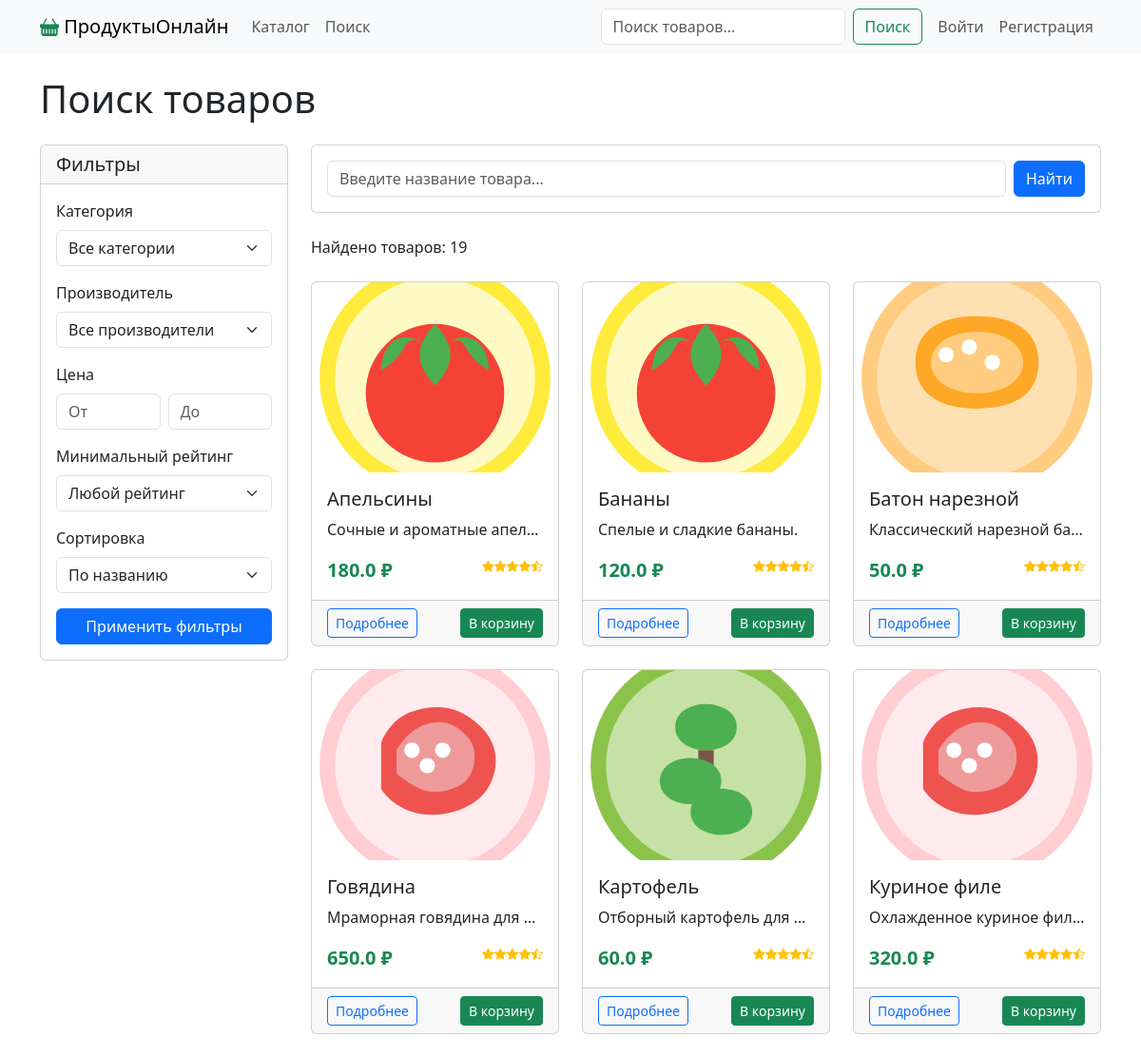
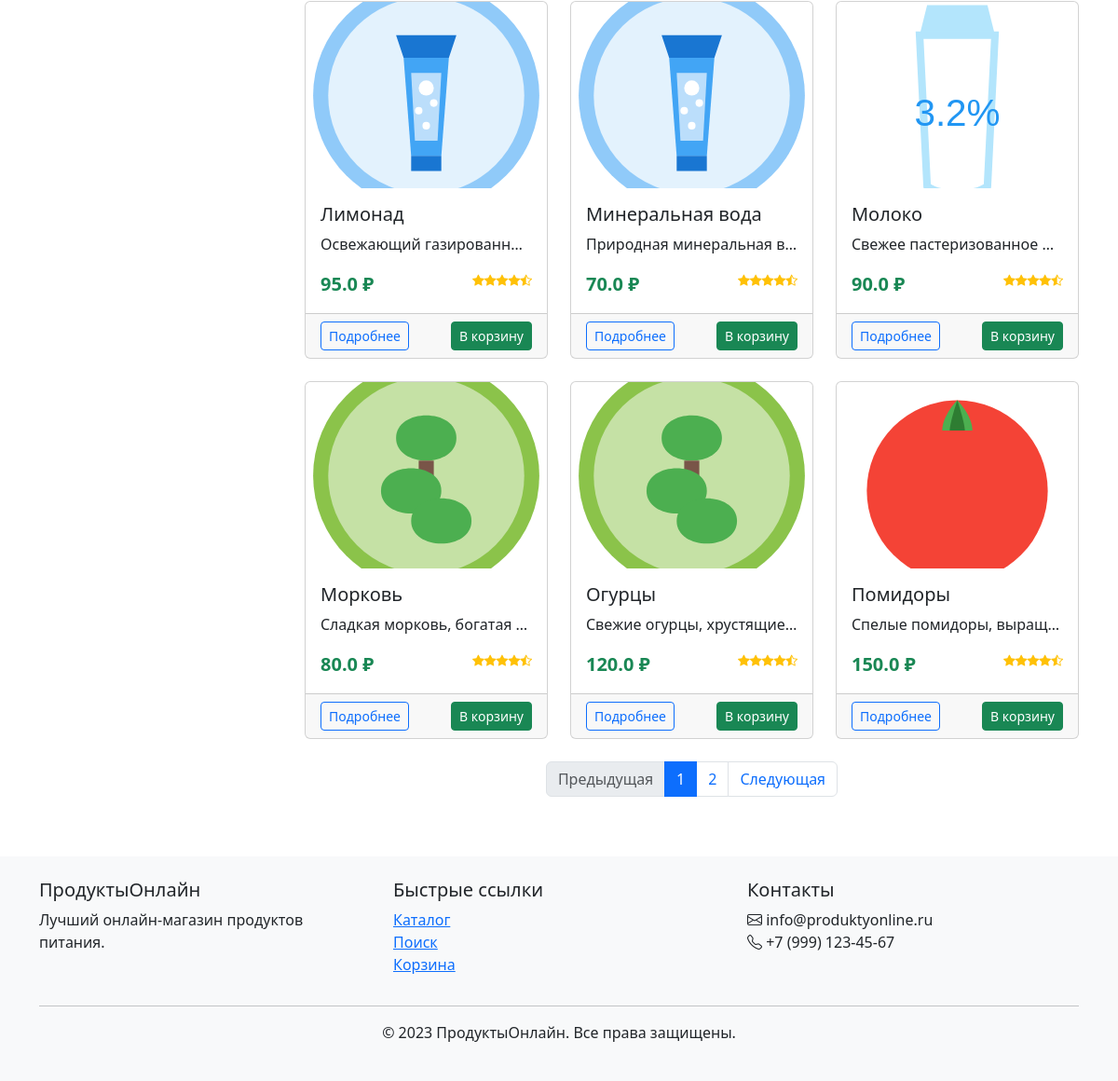
/catalog/search, run on the app's committed database (2 pictures, top to bottom).
### app/models/product.py (models this page shows, shortened)
class Product(db.Model):
    id = db.Column(db.Integer, primary_key=True)
    name = db.Column(db.String(100), index=True)
    description = db.Column(db.Text)
    price = db.Column(db.Float, nullable=False)
    stock = db.Column(db.Integer, default=0)
    image_path = db.Column(db.String(256))
    rating = db.Column(db.Float, default=0.0)
    manufacturer = db.Column(db.String(100))
    created_at = db.Column(db.DateTime, default=datetime.utcnow)
    updated_at = db.Column(db.DateTime, default=datetime.utcnow, onupdate=datetime.utcnow)
    category_id = db.Column(db.Integer, db.ForeignKey('category.id'))

### app/catalog/routes.py (the view, shortened to what this page needs)
@catalog_bp.route('/search')
def search():
    query = request.args.get('q', '')
    category_id = request.args.get('category', type=int)
    manufacturer = request.args.get('manufacturer')
    min_price = request.args.get('min_price', type=float)
    max_price = request.args.get('max_price', type=float)
    min_rating = request.args.get('min_rating', type=float)
    sort_by = request.args.get('sort_by', 'name')
    page = request.args.get('page', 1, type=int)
    per_page = 12
    products_query = Product.query
    if category_id:
        products_query = products_query.filter_by(category_id=category_id)
    if manufacturer:
        products_query = products_query.filter_by(manufacturer=manufacturer)
    if min_price is not None:
        products_query = products_query.filter(Product.price >= min_price)
    if max_price is not None:
        products_query = products_query.filter(Product.price <= max_price)
    if min_rating is not None:
        products_query = products_query.filter(Product.rating >= min_rating)
    if sort_by == 'price_asc':
        products_query = products_query.order_by(Product.price.asc())
    elif sort_by == 'price_desc':
        products_query = products_query.order_by(Product.price.desc())
    elif sort_by == 'rating':
        products_query = products_query.order_by(Product.rating.desc())
    else:  # По умолчанию сортировка по имени
        products_query = products_query.order_by(Product.name)
    products = products_query.paginate(page=page, per_page=per_page)
    categories = Category.query.all()
    manufacturers = db.session.query(Product.manufacturer).distinct().all()
    return render_template(
        'catalog/search.html',
        products=products,
        categories=categories,
        manufacturers=manufacturers,
        query=query,
        category_id=category_id,
        manufacturer=manufacturer,
        min_price=min_price,
        max_price=max_price,
        min_rating=min_rating,
        sort_by=sort_by
    )

### app/templates/catalog/search.html (shortened to what this page needs)
{% extends "base.html" %}
{% block content %}
<h1 class="mb-4">Поиск товаров</h1>
<div class="row">
    <div class="col-md-3">
        <div class="card mb-4">
            <div class="card-header">
                <h5 class="mb-0">Фильтры</h5>
            </div>
            <div class="card-body">
                <form action="{{ url_for('catalog.search') }}" method="get">
                    <div class="mb-3">
                        <label for="category" class="form-label">Категория</label>
                        <select class="form-select" id="category" name="category">
                            <option value="">Все категории</option>
                        </select>
                    </div>
                    <div class="mb-3">
                        <label for="manufacturer" class="form-label">Производитель</label>
                        <select class="form-select" id="manufacturer" name="manufacturer">
                            <option value="">Все производители</option>
                        </select>
                    </div>
                    <div class="mb-3">
                        <label class="form-label">Цена</label>
                        <div class="row g-2">
                            <div class="col">
                                <input type="number" class="form-control" name="min_price" placeholder="От" value="{{ min_price or '' }}">
                            </div>
                            <div class="col">
                                <input type="number" class="form-control" name="max_price" placeholder="До" value="{{ max_price or '' }}">
                            </div>
                        </div>
                    </div>
                    <div class="mb-3">
                        <label for="min_rating" class="form-label">Минимальный рейтинг</label>
                        <select class="form-select" id="min_rating" name="min_rating">
                            <option value="">Любой рейтинг</option>
                        </select>
                    </div>
                    <div class="mb-3">
                        <label for="sort_by" class="form-label">Сортировка</label>
                        <select class="form-select" id="sort_by" name="sort_by">
                            <option value="name" {% if sort_by == 'name' %}selected{% endif %}>По названию</option>
                        </select>
                    </div>
                    <button type="submit" class="btn btn-primary w-100">Применить фильтры</button>
                </form>
            </div>
        </div>
    </div>
    <div class="col-md-9">
        <div class="card mb-4">
            <div class="card-body">
                <form action="{{ url_for('catalog.search') }}" method="get" class="d-flex">
                    <input type="text" name="q" class="form-control me-2" placeholder="Введите название товара..." value="{{ query or '' }}">
                    <button type="submit" class="btn btn-primary">Найти</button>
                </form>
            </div>
        </div>
        <div class="mb-4">
            <p>Найдено товаров: {{ products.total }}</p>
        </div>
        <div class="row row-cols-1 row-cols-md-3 g-4">
            {% for product in products.items %}
            <div class="col">
                <div class="card h-100">
                    {% if product.image_path %}
                    <img src="{{ product.image_path }}" class="card-img-top" alt="{{ product.name }}">
                    {% else %}
                    <img src="{{ url_for('static', filename='img/no-image.png') }}" class="card-img-top" alt="Нет изображения">
                    {% endif %}
                    <div class="card-body">
                        <h5 class="card-title">{{ product.name }}</h5>
                        <p class="card-text text-truncate">{{ product.description }}</p>
                        <div class="d-flex justify-content-between align-items-center">
                            <span class="fs-5 fw-bold text-success">{{ product.price }} ₽</span>
                            <div>
                                <div class="d-flex mb-2">
                                    {% for i in range(5) %}
                                    <i class="bi {% if i < product.rating|int %}bi-star-fill{% elif i < product.rating %}bi-star-half{% else %}bi-star{% endif %} text-warning"></i>
                                    {% endfor %}
                                </div>
                            </div>
                        </div>
                    </div>
                    <div class="card-footer d-flex justify-content-between">
                        <a href="{{ url_for('catalog.product_detail', product_id=product.id) }}" class="btn btn-outline-primary btn-sm">Подробнее</a>
                        <form action="{{ url_for('cart.add_to_cart') }}" method="post">
                            <button type="submit" class="btn btn-success btn-sm">В корзину</button>
                        </form>
                    </div>
                </div>
            </div>
            {% else %}
            <div class="col-12">
                <div class="alert alert-info">
                    Товары не найдены. Попробуйте изменить параметры поиска.
                </div>
            </div>
            {% endfor %}
        </div>
        {% if products.pages > 1 %}
        <nav class="mt-4">
            <ul class="pagination justify-content-center">
                <li class="page-item {% if not products.has_prev %}disabled{% endif %}">
                    <a class="page-link" href="{{ url_for('catalog.search', page=products.prev_num, q=query, category=category_id, manufacturer=manufacturer, min_price=min_price, max_price=max_price, min_rating=min_rating, sort_by=sort_by) if products.has_prev else '#' }}">
                        Предыдущая
                    </a>
                </li>
                {% for page_num in products.iter_pages(left_edge=1, right_edge=1, left_current=2, right_current=2) %}
                    {% if page_num %}
                        <li class="page-item {% if page_num == products.page %}active{% endif %}">
                            <a class="page-link" href="{{ url_for('catalog.search', page=page_num, q=query, category=category_id, manufacturer=manufacturer, min_price=min_price, max_price=max_price, min_rating=min_rating, sort_by=sort_by) }}">
                                {{ page_num }}
                            </a>
                        </li>
                    {% else %}
                        <li class="page-item disabled">
                            <span class="page-link">...</span>
                        </li>
                    {% endif %}
                {% endfor %}
                <li class="page-item {% if not products.has_next %}disabled{% endif %}">
                    <a class="page-link" href="{{ url_for('catalog.search', page=products.next_num, q=query, category=category_id, manufacturer=manufacturer, min_price=min_price, max_price=max_price, min_rating=min_rating, sort_by=sort_by) if products.has_next else '#' }}">
                        Следующая
                    </a>
                </li>
            </ul>
        </nav>
        {% endif %}
    </div>
</div>
{% endblock %}

### app/static/css/style.css (style rules this page uses)
body { min-height: 100vh; display: flex; flex-direction: column; }
.card-img-top { height: 200px; object-fit: cover; }
.bi-star-fill, .bi-star-half, .bi-star { font-size: 0.8rem; }

### data on the page
Product: image_path (picture), name "Апельсины", description "Сочные и ароматные апел…", price "180.0"
Product: image_path (picture), name "Бананы", description "Спелые и сладкие бананы.", price "120.0"
Product: image_path (picture), name "Батон нарезной", description "Классический нарезной ба…", price "50.0"
Product: image_path (picture), name "Говядина", description "Мраморная говядина для…", price "650.0"
Product: image_path (picture), name "Картофель", description "Отборный картофель для…", price "60.0"
Product: image_path (picture), name "Куриное филе", description "Охлажденное куриное фил…", price "320.0"
Product: image_path (picture), name "Лимонад", description "Освежающий газированн…", price "95.0"
Product: image_path (picture), name "Минеральная вода", description "Природная минеральная в…", price "70.0"
Product: image_path (picture), name "Молоко", description "Свежее пастеризованное…", price "90.0"
Product: image_path (picture), name "Морковь", description "Сладкая морковь, богатая…", price "80.0"
Product: image_path (picture), name "Огурцы", description "Свежие огурцы, хрустящие…", price "120.0"
Product: image_path (picture), name "Помидоры", description "Спелые помидоры, выращ…", price "150.0"

### other printed values
{{ products.total }} "19"
{{ page_num }} "1" "2"
